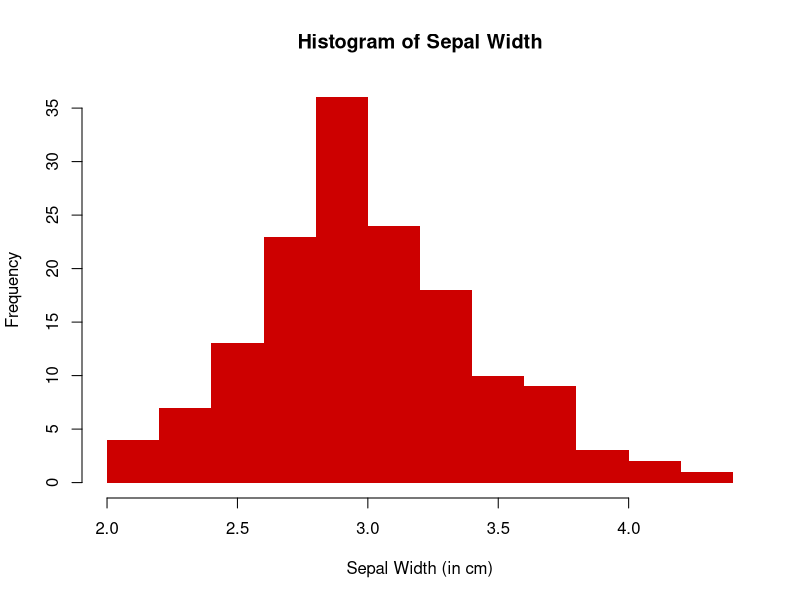

Reproduce this figure in R.
# File:     02_07_My_Comments.R
# Project:  LearningR

# INSTALL AND LOAD PACKAGES ################################

# Load base packages manually
library(datasets)  # For example datasets

# LOAD AND PREPARE DATA ####################################

?iris
df <- iris
head(df)

# COMMENT OUT LINES ########################################

# Use comments to disable commands
hist(df$Sepal.Width,
   col  = "#CD0000",  # red3
   border = NA,  # No borders
  main = "Histogram of Sepal Width",
  xlab = "Sepal Width (in cm)")

# THIS IS A LEVEL 1 HEADER #################################

## This Is a Level 2 Header ================================

### This is a level 3 header. ------------------------------

# CLEAN UP #################################################

# Clear environment
rm(list = ls()) 

# Clear packages
detach("package:datasets", unload = TRUE)  # For base

# Clear plots
dev.off()  # But only if there IS a plot

# Clear console
cat("\014")  # ctrl+L

# Clear mind :)